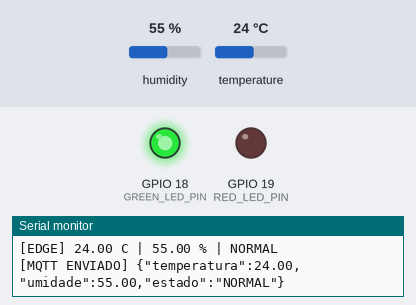
A sketch run on a simulated ESP32. Shown: output pins drawn as LEDs (lit = HIGH), the last lines printed to the serial monitor. The test bench sets the inputs (shaded band); at power-on: temperature 24 °C, humidity 55 %. WiFi joins after 1.5 s; servers stay silent unless stated; random numbers use the default seed unless the sketch sets one; no MQTT or app messages arrive unless stated.

Above: at 10.8 s.
10.9 s: temperature set to 34.2 °C
18.4 s: temperature set to 35.4 °C
At 21.2 s:
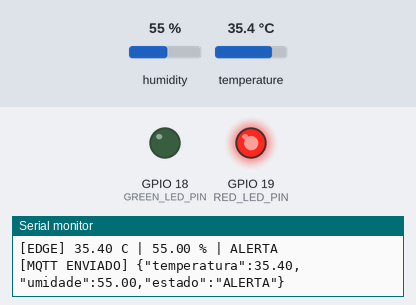
25.9 s: temperature set to 12 °C
At 30.5 s:
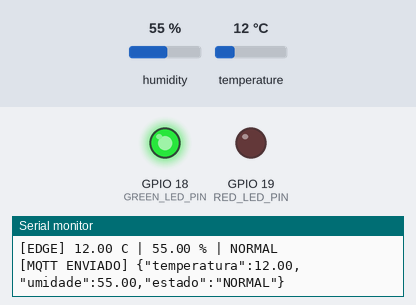
33.4 s: temperature set to 41 °C
At 35.7 s:
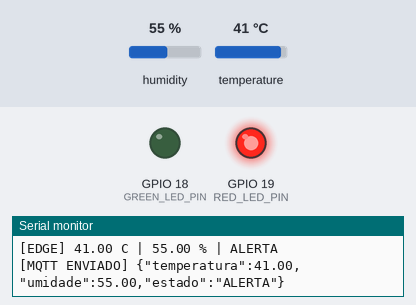
Timing chart, 0 to 37.2 s (numbered marks = the images above; inputs shaded):
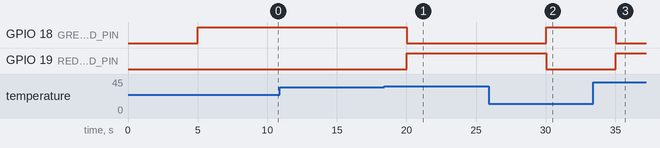

Measured:
- the behaviour switches between 35 and 35.1 °C on temperature (found by bisection; images 0 and 1)
- after the input at 18.4 s, GPIO 18 (GREEN_LED_PIN): HIGH → LOW after 1.6 s; GPIO 19 (RED_LED_PIN): LOW → HIGH after 1.6 s
- after the input at 25.9 s, GPIO 18 (GREEN_LED_PIN): LOW → HIGH after 4.1 s; GPIO 19 (RED_LED_PIN): HIGH → LOW after 4.1 s
- after the input at 33.4 s, GPIO 18 (GREEN_LED_PIN): HIGH → LOW after 1.6 s; GPIO 19 (RED_LED_PIN): LOW → HIGH after 1.6 s

The sketch:

smart_factory.ino
```cpp
#include <Arduino.h>
#include <WiFi.h>
#include <PubSubClient.h>
#include <DHTesp.h>
#include <math.h>
#include "config.h"
#include "edge_logic.h"

DHTesp dht;
struct Reading { float temperature; float humidity; bool alert; };
QueueHandle_t readings;

// Rede em uma tarefa separada: um connect() lento nunca bloqueia DHT/LEDs.
void networkTask(void *parameter) {
  WiFiClient wifi;
  PubSubClient mqtt(wifi);
  mqtt.setServer(MQTT_HOST, MQTT_PORT);
  mqtt.setBufferSize(512);
  mqtt.setSocketTimeout(2);
  mqtt.setKeepAlive(30);
  String clientId = "cp06-esp32-" + String((uint32_t)(ESP.getEfuseMac() >> 32), HEX)
                    + String((uint32_t)ESP.getEfuseMac(), HEX)
                    + "-" + String(esp_random(), HEX);
  WiFi.mode(WIFI_STA);
  WiFi.setAutoReconnect(true);
  WiFi.begin(WIFI_SSID, WIFI_PASSWORD, 6);
  unsigned long wifiAttempt = millis();
  unsigned long mqttAttempt = millis() - 5000;
  for (;;) {
    unsigned long now = millis();
    if (WiFi.status() != WL_CONNECTED) {
      if (now - wifiAttempt >= 10000) {
        wifiAttempt = now;
        WiFi.disconnect();
        WiFi.begin(WIFI_SSID, WIFI_PASSWORD, 6);
        Serial.println("[REDE] Tentando WiFi; LEDs continuam locais.");
      }
    } else if (!mqtt.connected()) {
      if (now - mqttAttempt >= 5000) {
        mqttAttempt = now;
        if (mqtt.connect(clientId.c_str())) {
          Serial.printf("[MQTT] Conectado. Topico: %s\n", MQTT_TOPIC);
        } else {
          Serial.printf("[MQTT] Falha %d. Nova tentativa em 5 s.\n", mqtt.state());
        }
      }
    } else {
      mqtt.loop();
      Reading reading;
      if (xQueueReceive(readings, &reading, 0) == pdTRUE) {
        char payload[128];
        // Precisão suficiente para não arredondar 35.01 para 35.0 com ALERTA.
        snprintf(payload, sizeof(payload),
                 "{\"temperatura\":%.2f,\"umidade\":%.2f,\"estado\":\"%s\"}",
                 reading.temperature, reading.humidity, reading.alert ? "ALERTA" : "NORMAL");
        bool sent = mqtt.publish(MQTT_TOPIC, payload, false); // QoS 0, sem retain
        Serial.printf("[MQTT %s] %s\n", sent ? "ENVIADO" : "FALHOU", payload);
      }
    }
    vTaskDelay(pdMS_TO_TICKS(20));
  }
}

void setup() {
  Serial.begin(115200);
  pinMode(GREEN_LED_PIN, OUTPUT);
  pinMode(RED_LED_PIN, OUTPUT);
  digitalWrite(GREEN_LED_PIN, LOW);
  digitalWrite(RED_LED_PIN, LOW);
  dht.setup(DHT_PIN, DHTesp::DHT22);
  readings = xQueueCreate(1, sizeof(Reading));
  if (readings == nullptr || xTaskCreate(networkTask, "mqtt-network", 6144, nullptr, 1, nullptr) != pdPASS) {
    Serial.println("[ERRO] Rede indisponivel. Controle local segue ativo.");
  }
  Serial.println("CP06 Smart Factory | leitura e decisao locais a cada 5 s");
}

void loop() {
  static unsigned long lastRead = millis(); // aguarda estabilização do DHT22
  unsigned long now = millis();
  if (now - lastRead >= SAMPLE_INTERVAL_MS) {
    lastRead = now;
    TempAndHumidity value = dht.getTempAndHumidity();
    if (!isfinite(value.temperature) || !isfinite(value.humidity)
        || value.temperature < -40 || value.temperature > 80
        || value.humidity < 0 || value.humidity > 100) {
      Serial.println("[DHT22] Leitura invalida; nao publicada. LEDs preservam ultimo estado.");
    } else {
      bool alert = isAlert(value.temperature);
      digitalWrite(RED_LED_PIN, alert ? HIGH : LOW);
      digitalWrite(GREEN_LED_PIN, alert ? LOW : HIGH);
      Serial.printf("[EDGE] %.2f C | %.2f %% | %s\n", value.temperature, value.humidity,
                    alert ? "ALERTA" : "NORMAL");
      Reading reading = {value.temperature, value.humidity, alert};
      if (readings != nullptr) xQueueOverwrite(readings, &reading);
    }
  }
  delay(10);
}
```

edge_logic.h
```cpp
#pragma once
// Ponto único da regra local: exatamente 35 °C continua NORMAL.
inline constexpr bool isAlert(float temperature) { return temperature > 35.0f; }
```

config.h
```cpp
#pragma once
constexpr char WIFI_SSID[] = "Wokwi-GUEST";
constexpr char WIFI_PASSWORD[] = "";
constexpr char MQTT_HOST[] = "broker.hivemq.com";
constexpr uint16_t MQTT_PORT = 1883;
// Mesmo tópico em compose.yaml, .env.example e README.md.
constexpr char MQTT_TOPIC[] = "edge/2ano/turma-pendente/equipe-pendente/cp06-4f8ab7c291e64396/dados";
constexpr uint8_t DHT_PIN = 15;
constexpr uint8_t GREEN_LED_PIN = 18;
constexpr uint8_t RED_LED_PIN = 19;
constexpr unsigned long SAMPLE_INTERVAL_MS = 5000;
```
